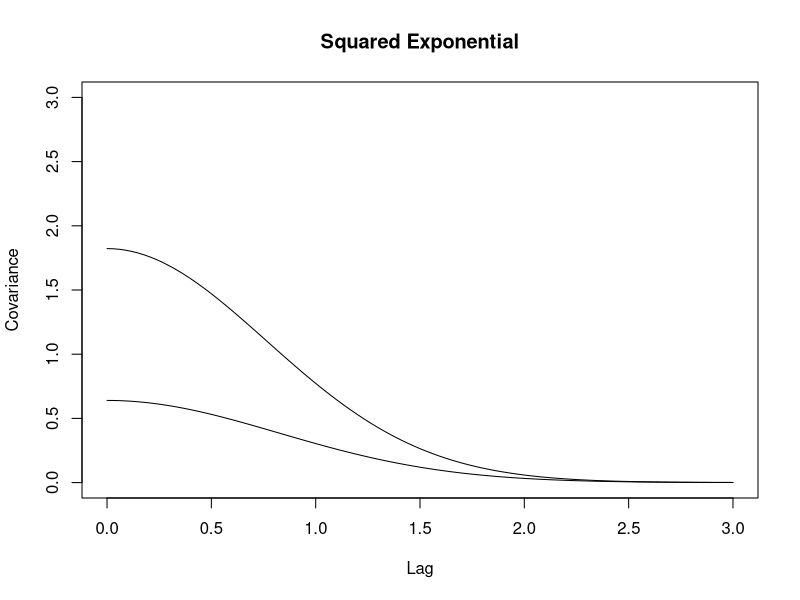
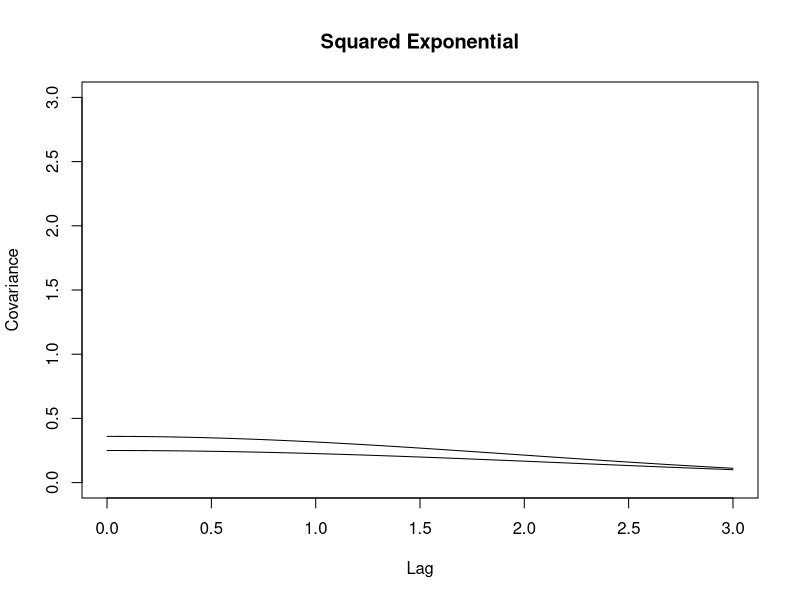
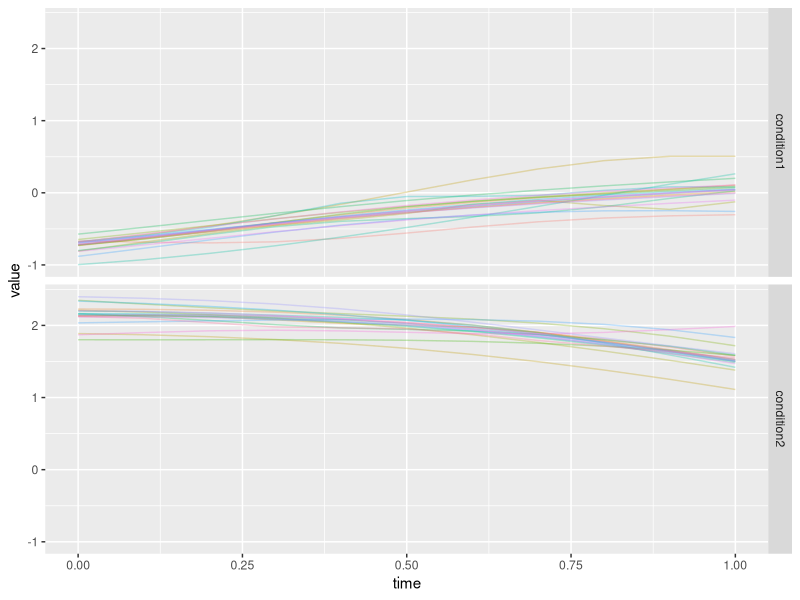

R code for these plots, in order: (Note: this script raises an error after producing the figures.)
library(MASS)
library(tidyverse)
library(plyr)


# Functions ----
get_Sigmas = function(amplitudes, volatilities) {
  Sigmas = list()
  
  for (param in 1:length(amplitudes)) {
    Sigmas[[param]] = matrix(0, n_x, n_x)
    for (i in 1:n_x){
      for (j in 1:n_x){
        Sigmas[[param]][i, j] = amplitudes[param]^2*exp(-volatilities[param]^2*(1/2)*(x[i] - x[j])^2)  
      }
    }
  } 
  
  curve(amplitudes[1]^2*exp(-volatilities[1]^2*(1/2)*(x)^2), 0, (max(x)-min(x))*3, xlab="Lag", ylab="Covariance", main = "Squared Exponential", ylim = c(0, 3))
  for (param in 2:length(amplitudes)) {
    curve(amplitudes[param]^2*exp(-volatilities[param]^2*(1/2)*(x)^2), 0, (max(x)-min(x))*3, add = T, xlab="Lag", ylab="Covariance", main = "Squared Exponential")
  }
  
  return(Sigmas)
}

get_subj_Sigmas = function(subj_amplitude_sd, subj_volatility_sd, Sigmas){
  fs = list()
  fs_subj = list()
  
  for (param in 1:length(amplitudes)) {
    fs[[param]] = mvrnorm(1, mu, Sigmas[[param]])
    
    for (subj in 1:n) {
      subj_amplitude = rnorm(1, 0, subj_amplitude_sd[param])
      subj_volatility = rnorm(1, 0, subj_volatility_sd[param])
      
      subj_Sigma = matrix(0, n_x, n_x)
      for (i in 1:n_x){
        for (j in 1:n_x){
          subj_Sigma[i, j] = subj_amplitude^2*exp(-subj_volatility^2*(1/2)*(x[i] - x[j])^2)  
        }
      }
      
      f_subj_val = fs[[param]] + mvrnorm(1, mu, subj_Sigma)
      f_subj = data.frame(value = f_subj_val, parameter = param, id = subj, time = x)
      
      idx = ((param-1)*n+1) + subj
      fs_subj[[idx]] = f_subj
    }
  }
  
  return(list("fs" = fs, "fs_subj" = fs_subj))
}


# Experimental parameters ----
n = 20  # number of participants

# trajectory time points
x = 0:10/10  # I make it 0 to 1 so that amplitudes and volatilities are on the right scale
n_x = length(x)

# mean function
mu = rep(0, n_x)


# Group GPs ----
# covariance matrix with hyperparameters
# c(condition1, condition2)
# 1s contrast matrix 
amplitudes = c(0.80, 1.35)
volatilities = c(1.22, 1.31)

Sigmas = get_Sigmas(amplitudes, volatilities)


# Group GPs for Noise ----
namplitudes = c(0.50, 0.60)
nvolatilities = c(0.45, 0.51)

nSigmas = get_Sigmas(namplitudes, nvolatilities)



# Sample Mean Functions ----
subj_amplitude_sd = c(0.13, 0.23)
subj_volatility_sd = c(2.91, 2.34)

temp = get_subj_Sigmas(subj_amplitude_sd, subj_volatility_sd, Sigmas)
fs = temp$fs
fs_subj = temp$fs_subj

df = do.call(rbind, fs_subj)
df$parameter = factor(
  ifelse(
    df$parameter == 1
    , "condition1"
    , "condition2"
  )
)

names(df)[2] = c("condition")

df %>%
  ggplot()+
  geom_line(aes(x=time, y=value, color=factor(id)), alpha = 0.3)+
  facet_grid(condition~.)+
  theme(legend.position="none")

# save generative function (f(x))
saveRDS(df, file = "/Users/ghislaindentremont/Documents/Experiments/Trajectory/Jenn Study/previous_analyses/fake_proposal_noprepro/fake_data_proposal_subj.rds")

# population
df_pop = do.call(cbind, fs)
df_pop = data.frame(df_pop)
names(df_pop) = c("condition1", "condition2")  
df_pop %>%
  mutate(
    time = x
  ) -> df_pop

df_pop %>%
  gather(condition, value, condition1:condition2) %>%
  ggplot()+
  geom_line(aes(x=time, y=value))+
  facet_grid(condition~.)

# save generative function (f(x))
saveRDS(df_pop, file = "/Users/ghislaindentremont/Documents/Experiments/Trajectory/Jenn Study/previous_analyses/fake_proposal_noprepro/fake_data_proposal_pop.rds")



# Sample Noise Functions ----
subj_namplitude_sd = c(0.13, 0.23)
subj_nvolatility_sd = c(2.91, 2.34)

temp = get_subj_Sigmas(subj_namplitude_sd, subj_nvolatility_sd, nSigmas)
fs_noise = temp$fs
fs_noise_subj = temp$fs_subj

df_noise = do.call(rbind, fs_noise_subj)
df_noise$parameter = factor(
  ifelse(
    df_noise$parameter == 1
    , "condition1"
    , "condition2"
  )
)

names(df_noise)[2] = c("condition")

df_noise %>%
  ggplot()+
  geom_line(aes(x=time, y=value, color=factor(id)), alpha = 0.3)+
  facet_grid(condition~.)+
  theme(legend.position="none")

# save generative function (f(x))
saveRDS(df_noise, file = "/Users/ghislaindentremont/Documents/Experiments/Trajectory/Jenn Study/previous_analyses/fake_proposal_noprepro/fake_data_proposal_subj_noise.rds")

# population
df_noise_pop = do.call(cbind, fs_noise)
df_noise_pop = data.frame(df_noise_pop)
names(df_noise_pop) = c("condition1", "condition2") 
df_noise_pop %>%
  mutate(
    time = x
  ) -> df_noise_pop

df_noise_pop %>%
  gather(condition, value, condition1:condition2) %>%
  ggplot()+
  geom_line(aes(x=time, y=value))+
  facet_grid(condition~.)

# same generative function (f(x))
saveRDS(df_noise_pop, file = "/Users/ghislaindentremont/Documents/Experiments/Trajectory/Jenn Study/previous_analyses/fake_proposal_noprepro/fake_data_proposal_pop_noise.rds")



# Sampling from f(x)s with noise ----
n_trials_by_condition = 100

mean(df$id == df_noise$id)
mean(df$time == df_noise$time)
mean(df$condition == df_noise$condition)

df$noise = df_noise$value

df_final2 = ddply(
  .data = df
  , .variables = c("condition","id")
  , .fun = function(df_piece) {
    f_noise = t(mvrnorm(n_trials_by_condition, df_piece$value, exp(df_piece$noise)^2*diag(nrow(df_piece))))
    data.frame(f_noise, time=df_piece$time)
  }
)

df_final = df_final2 %>%
  gather(trial, value, -c(condition, id, time), factor_key = T)

df_final$condition = factor(df_final$condition)
df_final$id = factor(df_final$id)

df_final %>%
  filter(as.numeric(id) <= 5) %>%
  ggplot()+
  geom_line(aes(x=time, y=value, color=trial), alpha = 0.1)+
  facet_grid(condition~id)+
  theme(legend.position="none")

df_id_means = aggregate(value ~ time + condition + id, data=df_final, FUN=mean)

df_id_means %>%
  filter(as.numeric(id) <= 5) %>%
  ggplot()+
  geom_line(aes(x=time, y=value))+
  facet_grid(condition~id)

# change column names etc.
names(df_final)[5] = c("position")
df_final$coordinate = factor("z")

# Save File ----
saveRDS(df_final, file = "/Users/ghislaindentremont/Documents/Experiments/Trajectory/Jenn Study/previous_analyses/fake_proposal_noprepro/fake_data_proposal.rds")
